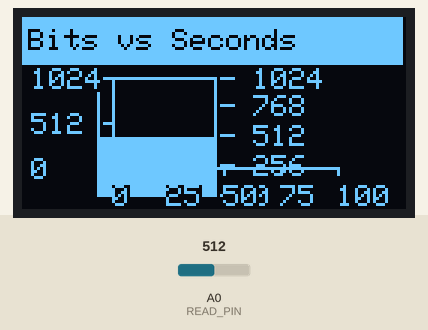
A sketch run on a simulated Arduino Uno, built with avr-gcc and run on an emulated ATmega328P. Parts: 128×64 one-colour display. Inputs (shaded band) come from the test bench; at power-on: A0 (READ_PIN) = 512. The display library's start-up logo is not drawn.

Above: at 0.2 s.
1.3 s: A0 (READ_PIN) set to 1023
At 3.1 s:
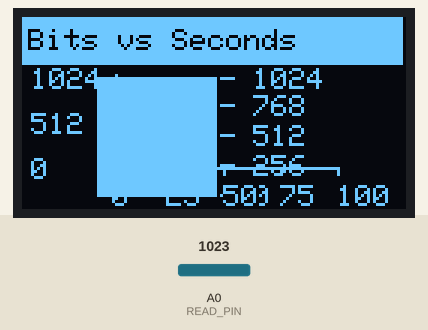
3.7 s: A0 (READ_PIN) set to 900
At 5.0 s:
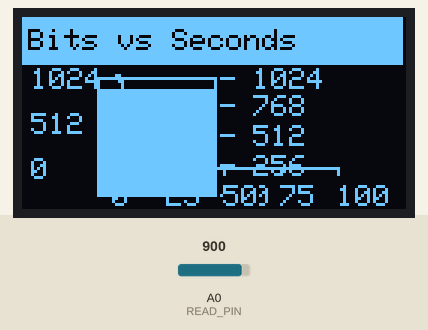
5.8 s: A0 (READ_PIN) set to 716
At 6.9 s:
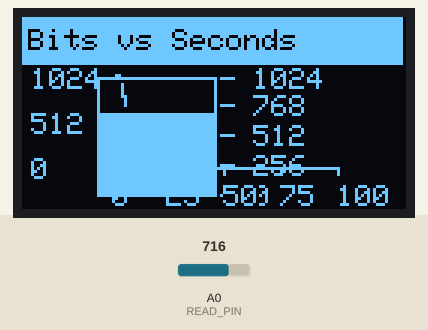
Timing chart, 0 to 8.8 s (numbered marks = the images above; inputs shaded):
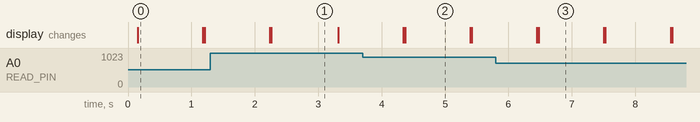

Measured:
- after the input at 3.7 s, the display: first changes after 0.64 s (image 2 shows a later state)
- what the display in image 0 shows lasts 1.0 s, from 0.2 s to 1.2 s

The sketch:

OLED_Graphing.ino
```cpp
/*

  This program provides functions to draw:
  1. horizontal bar graph
  2. vertical bar graph
  3. dial
  4. cartesian graph

  It requires an microcrontrioller Arduino, teensy and a 0.96 dispaly (1306 driver chip)

  display. sources
  https://www.amazon.com/Diymall-Yellow-Arduino-display.-Raspberry/dp/B00O2LLT30/ref=pd_lpo_vtph_147_bs_t_1?_encoding=UTF8&psc=1&refRID=BQAPE07SVJQNDKEVMTQZ
  https://www.amazon.com/dp/B06XRCQZRX/ref=sspa_dk_detail_0?psc=1&pd_rd_i=B06XRCQZRX&pd_rd_wg=aGuhK&pd_rd_r=1WJPXAG68XFSADGDPNZR&pd_rd_w=DAAsB

  Adafruit libraries
  https://github.com/adafruit/Adafruit-GFX-Library/archive/master.zip
  https://github.com/adafruit/Adafruit_SSD1306

  Revisions
  rev     date        author      description
  1       12-5-2017   kasprzak    initial creation


  Pin settings

  Arduino   device
  5V        Vin
  GND       GND
  A0        read an input voltage from a pot across Vcc and Gnd (just for demo purposes)
  A1
  A2
  A3
  A4        SDA on the display. or use dedicated pin on board if provided
  A5        SCL on the display. use dedicated pin on board if provided
  1
  2
  3
  4
  5
  6
  7
  8
  9
  10
  11
  12
  13


*/

#include <Adafruit_GFX.h>
#include <Adafruit_SSD1306.h>

#define READ_PIN            A0
#define OLED_RESET          A4
#define LOGO16_GLCD_HEIGHT  16
#define LOGO16_GLCD_WIDTH   16

// create what ever variables you need
double volts;
double bvolts;
double x, y;

// these are a required variables for the graphing functions
bool Redraw1 = true;
bool Redraw2 = true;
bool Redraw3 = true;
bool Redraw4 = true;
double ox , oy ;

// create the display object
Adafruit_SSD1306 display(OLED_RESET);

void setup() {

  Serial.begin(9600);

  // initialize the display
  // note you may have to change the address
  // the most common are 0X3C and 0X3D

  display.begin(SSD1306_SWITCHCAPVCC, 0x3C);
  // if you distribute your code, the adafruit license requires you show their splash screen
  // otherwise clear the video buffer memory then display
  display.display();
  //delay(2000);
  display.clearDisplay();
  display.display();

  // establish whatever pin reads you need
  pinMode(A0, INPUT);

}

unsigned long OldTime;
unsigned long counter;


  void loop(void) {

  // read some values and convert to volts
  bvolts = analogRead(A0);
  volts = (bvolts  / 204.6 ) ;


  // draw any of the following, sorry for the crazy long arguement lists
  // note 0.96 isn't very big, so you can't show many graphs at the same time
  // also colors are hard coded
  // the display i use draws text at the top in yellow--we'll use that for drawing the title


  // call one of these functions
  DrawBarChartV(display, bvolts, 25,  60, 40, 40, 0, 1024 , 256, 0, "A0 (bits)", Redraw1);
  //  DrawBarChartH(display, volts, 10, 45, 100, 20, 0, 5, 1, 0, "A0 (volts)", Redraw2);
  //  DrawDial(display, volts, 65, 50, 25, 0, 5 , 1, 0, 200, "A0 (volts)", Redraw3);

  // for multiple graphs uncomment the next 2 lines
  //  DrawBarChartV(display, bvolts, 5,  60, 10, 40, 0, 1024 , 256, 0, "A0 (bits/volts)", Redraw1);
  //  DrawDial(display, volts, 90, 50, 25, 0, 5 , 1, 0, 200, "A0 (bits/volts)", Redraw3);

  // or show a cartesian style graph to plot values over time (or whatever)

    DrawCGraph(display, x++, bvolts, 30, 50, 75, 30, 0, 100, 25, 0, 1024, 512, 0, "Bits vs Seconds", Redraw4);
    if (x > 100) {
    while (1) {}
    }


  delay(1000);


  }


  /*
  This method will draw a vertical bar graph for single input
  it has a rather large arguement list and is as follows

  &tela to pass the display object, mainly used if multiple displays are connected to the MCU
  curval = date to graph (must be between loval and hival)
  x = position of bar graph (lower left of bar)
  y = position of bar (lower left of bar
  w = width of bar graph
  h =  height of bar graph (does not need to be the same as the max scale)
  loval = lower value of the scale (can be negative)
  hival = upper value of the scale
  inc = scale division between loval and hival
  dig = format control to set number of digits to display. (not includeing the decimal)
  label = bottom lable text for the graph
  redraw = flag to redraw display. only on first pass (to reduce flickering)

*/

void DrawBarChartV(Adafruit_SSD1306 &tela, double curval, double x , double y , double w, double h , double loval , double hival , double inc , double dig, String label, bool &Redraw)
{
  double stepval, my, level, i, data;

  if (Redraw) {
    Redraw = false;
    tela.fillRect(0, 0,  127 , 14, SSD1306_WHITE);
    tela.setTextColor(SSD1306_BLACK, SSD1306_WHITE);
    tela.setTextSize(1);
    tela.setCursor(2, 4);
    tela.println(label);
    // step val basically scales the hival and low val to the height
    // deducting a small value to eliminate round off errors
    // this val may need to be adjusted
    stepval = ( inc) * (double (h) / (double (hival - loval))) - .001;
    for (i = 0; i <= h; i += stepval) {
      my =  y - h + i;
      tela.drawFastHLine(x + w + 1, my,  5, SSD1306_WHITE);
      // draw lables
      tela.setTextSize(1);
      tela.setTextColor(SSD1306_WHITE, SSD1306_BLACK);
      tela.setCursor(x + w + 12, my - 3 );
      data = hival - ( i * (inc / stepval));
      tela.print(data, dig);
    }
  }
  // compute level of bar graph that is scaled to the  height and the hi and low vals
  // this is needed to accompdate for +/- range
  level = (h * (((curval - loval) / (hival - loval))));
  // draw the bar graph
  // write a upper and lower bar to minimize flicker cause by blanking out bar and redraw on update
  tela.drawRect(x, y - h, w, h, SSD1306_WHITE);
  tela.fillRect(x, y - h, w, h - level,  SSD1306_BLACK);
  tela.drawRect(x, y - h, w, h, SSD1306_WHITE);
  tela.fillRect(x, y - level, w,  level, SSD1306_WHITE);
  // up until now print sends data to a video buffer NOT the screen
  // this call sends the data to the screen
  tela.display();

}

/*
  This method will draw a horizontal bar graph for single input
  it has a rather large arguement list and is as follows

  &telaisplay to pass the display object, mainly used if multiple displays are connected to the MCU
  x = position of bar graph (upper left of bar)
  curval = date to graph (must be between loval and hival)
  y = position of bar (upper left of bar (add some vale to leave room for label)
  w = width of bar graph (does not need to be the same as the max scale)
  h =  height of bar graph
  loval = lower value of the scale (can be negative)
  hival = upper value of the scale
  inc = scale division between loval and hival
  dig = format control to set number of digits to display. (not includeing the decimal)
  label = bottom lable text for the graph
  redraw = flag to redraw display. only on first pass (to reduce flickering)
*/

void DrawBarChartH(Adafruit_SSD1306 &tela, double curval, double x , double y , double w, double h , double loval , double hival , double inc , double dig, String label, bool &Redraw)
{
  double stepval, mx, level, i, data;

  if (Redraw) {
    Redraw = false;
    tela.fillRect(0, 0,  127 , 16, SSD1306_WHITE);
    tela.setTextColor(SSD1306_BLACK, SSD1306_WHITE);
    tela.setTextSize(1);
    tela.setCursor(2, 4);
    tela.println(label);
    // step val basically scales the hival and low val to the width
    stepval =  inc * (double (w) / (double (hival - loval))) - .00001;
    // draw the text
    for (i = 0; i <= w; i += stepval) {
      tela.drawFastVLine(i + x , y ,  5, SSD1306_WHITE);
      // draw lables
      tela.setTextSize(1);
      tela.setTextColor(SSD1306_WHITE, SSD1306_BLACK);
      tela.setCursor(i + x , y + 10);
      // addling a small value to eliminate round off errors
      // this val may need to be adjusted
      data =  ( i * (inc / stepval)) + loval + 0.00001;
      tela.print(data, dig);
    }
  }
  // compute level of bar graph that is scaled to the width and the hi and low vals
  // this is needed to accompdate for +/- range capability
  // draw the bar graph
  // write a upper and lower bar to minimize flicker cause by blanking out bar and redraw on update
  level = (w * (((curval - loval) / (hival - loval))));
  tela.fillRect(x + level, y - h, w - level, h,  SSD1306_BLACK);
  tela.drawRect(x, y - h, w,  h, SSD1306_WHITE);
  tela.fillRect(x, y - h, level,  h, SSD1306_WHITE);
  // up until now print sends data to a video buffer NOT the screen
  // this call sends the data to the screen
  tela.display();

}


/*
  This method will draw a dial-type graph for single input
  it has a rather large arguement list and is as follows

  &telaisplay to pass the display object, mainly used if multiple displays are connected to the MCU
  curval = date to graph (must be between loval and hival)
  cx = center position of dial
  cy = center position of dial
  r = radius of the dial
  loval = lower value of the scale (can be negative)
  hival = upper value of the scale
  inc = scale division between loval and hival
  sa = sweep angle for the dials scale
  dig = format control to set number of digits to display. (not includeing the decimal)
  label = bottom lable text for the graph
  redraw = flag to redraw display. only on first pass (to reduce flickering)
*/

void DrawDial(Adafruit_SSD1306 &tela, double curval, int cx, int cy, int r, double loval , double hival , double inc, double dig, double sa, String label, bool &Redraw) {

  double ix, iy, ox, oy, tx, ty, lx, rx, ly, ry, i, Offset, stepval, data, angle;
  double degtorad = .0174532778;
  static double px = cx, py = cy, pix = cx, piy = cy, plx = cx, ply = cy, prx = cx, pry = cy;

  if (Redraw) {
    Redraw = false;
    // draw the dial only one time--this will minimize flicker
    tela.fillRect(0, 0,  127 , 16, SSD1306_WHITE);
    tela.setTextColor(SSD1306_BLACK, SSD1306_WHITE);
    tela.setTextSize(1);
    tela.setCursor(2, 4);
    tela.println(label);
    // center the scale about the vertical axis--and use this to offset the needle, and scale text
    Offset = (270 +  sa / 2) * degtorad;
    // find hte scale step value based on the hival low val and the scale sweep angle
    // deducting a small value to eliminate round off errors
    // this val may need to be adjusted
    stepval = ( inc) * (double (sa) / (double (hival - loval))) + .00;
    // draw the scale and numbers
    // note draw this each time to repaint where the needle was
    for (i = 0; i <= sa; i += stepval) {
      angle = ( i  * degtorad);
      angle = Offset - angle ;
      ox =  (r - 2) * cos(angle) + cx;
      oy =  (r - 2) * sin(angle) + cy;
      ix =  (r - 10) * cos(angle) + cx;
      iy =  (r - 10) * sin(angle) + cy;
      tx =  (r + 10) * cos(angle) + cx + 8;
      ty =  (r + 10) * sin(angle) + cy;
      tela.drawLine(ox, oy, ix, iy, SSD1306_WHITE);
      tela.setTextSize(1);
      tela.setTextColor(SSD1306_WHITE, SSD1306_BLACK);
      tela.setCursor(tx - 10, ty );
      data = hival - ( i * (inc / stepval)) ;
      tela.println(data, dig);
    }
    for (i = 0; i <= sa; i ++) {
      angle = ( i  * degtorad);
      angle = Offset - angle ;
      ox =  (r - 2) * cos(angle) + cx;
      oy =  (r - 2) * sin(angle) + cy;
      tela.drawPixel(ox, oy, SSD1306_WHITE);
    }
  }
  // compute and draw the needle
  angle = (sa * (1 - (((curval - loval) / (hival - loval)))));
  angle = angle * degtorad;
  angle = Offset - angle  ;
  ix =  (r - 10) * cos(angle) + cx;
  iy =  (r - 10) * sin(angle) + cy;
  // draw a triangle for the needle (compute and store 3 vertiticies)
  lx =  2 * cos(angle - 90 * degtorad) + cx;
  ly =  2 * sin(angle - 90 * degtorad) + cy;
  rx =  2 * cos(angle + 90 * degtorad) + cx;
  ry =  2 * sin(angle + 90 * degtorad) + cy;

  // blank out the old needle
  tela.fillTriangle (pix, piy, plx, ply, prx, pry, SSD1306_BLACK);

  // then draw the new needle
  tela.fillTriangle (ix, iy, lx, ly, rx, ry, SSD1306_WHITE);

  // draw a cute little dial center
  tela.fillCircle(cx, cy, 3, SSD1306_WHITE);

  //save all current to old so the previous dial can be hidden
  pix = ix;
  piy = iy;
  plx = lx;
  ply = ly;
  prx = rx;
  pry = ry;
  // up until now print sends data to a video buffer NOT the screen
  // this call sends the data to the screen
  tela.display();

}


/*

  function to draw a cartesian coordinate system and plot whatever data you want
  just pass x and y and the graph will be drawn huge arguement list

  &telaisplay to pass the display object, mainly used if multiple displays are connected to the MCU
  x = x data point
  y = y datapont
  gx = x graph location (lower left)
  gy = y graph location (lower left)
  w = width of graph
  h = height of graph
  xlo = lower bound of x axis
  xhi = upper bound of x asis
  xinc = division of x axis (distance not count)
  ylo = lower bound of y axis
  yhi = upper bound of y asis
  yinc = division of y axis (distance not count)
  title = title of graph
  &redraw = flag to redraw graph on fist call only

*/


void DrawCGraph(Adafruit_SSD1306 &tela, double x, double y, double gx, double gy, double w, double h, double xlo, double xhi, double xinc, double ylo, double yhi, double yinc, double dig, String title, boolean &Redraw) {

  double i;
  double temp;
  int rot, newrot;

  if (Redraw == true) {
    Redraw = false;
    tela.fillRect(0, 0,  127 , 16, SSD1306_WHITE);
    tela.setTextColor(SSD1306_BLACK, SSD1306_WHITE);
    tela.setTextSize(1);
    tela.setCursor(2, 4);
    tela.println(title);
    ox = (x - xlo) * ( w) / (xhi - xlo) + gx;
    oy = (y - ylo) * (gy - h - gy) / (yhi - ylo) + gy;
    // draw y scale
    tela.setTextSize(1);
    tela.setTextColor(SSD1306_WHITE, SSD1306_BLACK);
    for ( i = ylo; i <= yhi; i += yinc) {
      // compute the transform
      // note my transform funcition is the same as the map function, except the map uses long and we need doubles
      temp =  (i - ylo) * (gy - h - gy) / (yhi - ylo) + gy;
      if (i == 0) {
        tela.drawFastHLine(gx - 3, temp, w + 3, SSD1306_WHITE);
      }
      else {
        tela.drawFastHLine(gx - 3, temp, 3, SSD1306_WHITE);
      }
      tela.setCursor(gx - 27, temp - 3);
      tela.println(i, dig);
    }
    // draw x scale
    for (i = xlo; i <= xhi; i += xinc) {
      // compute the transform
      tela.setTextSize(1);
      tela.setTextColor(SSD1306_WHITE, SSD1306_BLACK);
      temp =  (i - xlo) * ( w) / (xhi - xlo) + gx;
      if (i == 0) {
        tela.drawFastVLine(temp, gy - h, h + 3, SSD1306_WHITE);
      }
      else {
        tela.drawFastVLine(temp, gy, 3, SSD1306_WHITE);
      }
      tela.setCursor(temp, gy + 6);
      tela.println(i, dig);
    }
  }

  // graph drawn now plot the data
  // the entire plotting code are these few lines...

  x =  (x - xlo) * ( w) / (xhi - xlo) + gx;
  y =  (y - ylo) * (gy - h - gy) / (yhi - ylo) + gy;
  tela.drawLine(ox, oy, x, y, SSD1306_WHITE);
  tela.drawLine(ox, oy - 1, x, y - 1, SSD1306_WHITE);
  ox = x;
  oy = y;

  // up until now print sends data to a video buffer NOT the screen
  // this call sends the data to the screen
  tela.display();

}


/////////////////////////////////////////////////////////
```
